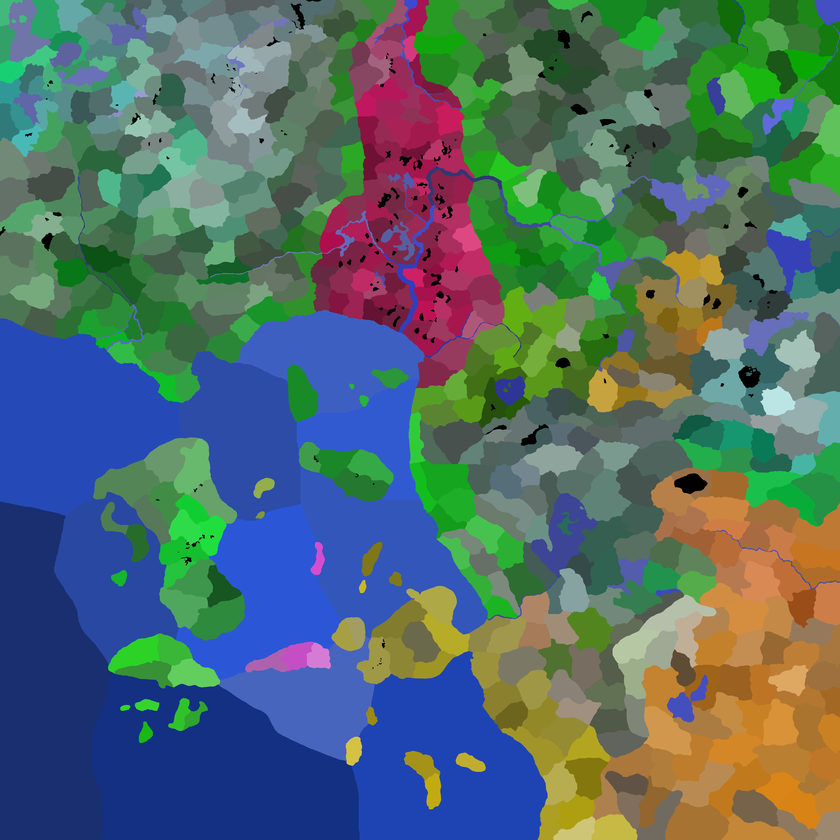
#> input picture backend/src/editor/provinces.png, 840 x 840 px, shrunk from 6400 x 6400 before the run, found by its file name
$ python fertility_mapmode.py
#> lines starting #> are read from the running program, lines starting #| are printed output that depends on the picture
### backend/src/scripts/loader/provinces.py
from ..util.dirs import defines_file, validate_map
import os

def _parse_provinces_file(map_name: str) -> list[tuple[int, tuple[int, int, int], str | None, int | None]]:
    validate_map(map_name)

    province_file_path = defines_file(map_name, "provinces.txt")
    if not os.path.exists(province_file_path):
        raise FileNotFoundError(
            f"provinces.txt not found for map '{map_name}'"
        )

    rows: list[tuple[int, tuple[int, int, int], str | None, int | None]] = []

    with open(province_file_path, "r", encoding="utf-8") as file:
#> (reads backend/src/editor/provinces.txt from the repository)
        for line_num, line in enumerate(file, start=1):
            line = line.strip()

            if not line or line.startswith("##"):
                continue

            try:
                province_id_str, rest = line.split("=", 1)
                province_id = int(province_id_str.strip())

                parts = rest.split(";")
                rgb_part = parts[0].strip()
                rgb = tuple(map(int, rgb_part.split(",")))

                if len(rgb) != 3:
                    raise ValueError("RGB must have exactly 3 values")

                terrain: str | None = None
                if len(parts) > 1 and parts[1].strip():
                    terrain = parts[1].strip()

                fertility: int | None = None
                if len(parts) > 2 and parts[2].strip():
                    fertility = int(parts[2].strip())

                rows.append((province_id, rgb, terrain, fertility))

            except Exception as e:
                raise ValueError(
                    f"Invalid line in {province_file_path} "
                    f"(line {line_num}): {line}"
                ) from e

    return rows


def load_provinces(map_name: str) -> dict[tuple[int, int, int], int]:
    """
    Loads province RGB -> province_id mappings for a given map.
    Backward-compatible with old and new provinces.txt formats.
    """
    provinces: dict[tuple[int, int, int], int] = {}
    for province_id, rgb, _terrain, _fertility in _parse_provinces_file(map_name):
        provinces[rgb] = province_id
    return provinces


# [22 lines left out: functions load_province_terrains, load_province_catalog, not called in this run]

### backend/src/scripts/loader/province_metadata.py
from ..util.dirs import defines_file, validate_map
import os


def load_province_metadata(map_name: str) -> dict[int, dict]:
    """
    Loads province metadata keyed by province_id.
    Supports formats like:
      1 = 255,0,0;plains;42
      2 = 0,255,0;mountain;fertility=15
    """
#> called with map_name = 'dev'
    validate_map(map_name)

    province_file_path = defines_file(map_name, "provinces.txt")
    metadata: dict[int, dict] = {}

    if not os.path.exists(province_file_path):
        raise FileNotFoundError(
            f"provinces.txt not found for map '{map_name}'"
        )

    with open(province_file_path, "r", encoding="utf-8") as file:
        for line_num, line in enumerate(file, start=1):
            line = line.strip()

            if not line or line.startswith("##"):
                continue

            try:
                pid_str, rest = line.split("=", 1)
                pid = int(pid_str.strip())

                parts = [p.strip() for p in rest.split(";")]

                # parts[0] is RGB, ignore
                meta: dict = {}

                # Remaining parts: terrain, fertility, or key=value
                for part in parts[1:]:
                    if not part:
                        continue

                    # Explicit key=value
                    if "=" in part:
                        k, v = part.split("=", 1)
                        meta[k] = int(v) if v.isdigit() else v
                        continue

                    # Bare numeric → fertility
                    if part.isdigit():
                        meta["fertility"] = int(part)
                        continue

                    # Otherwise assume terrain
                    meta["terrain"] = part

                metadata[pid] = meta

            except Exception as e:
                raise ValueError(
                    f"Invalid line in {province_file_path} "
                    f"(line {line_num}): {line}"
                ) from e

    return metadata

### backend/src/scripts/mapgen/fertilitygen.py
import os

from ..loader.provinces import load_provinces
from ..loader.province_metadata import load_province_metadata
from ..util.dirs import input_file, validate_map
from .map_paint_numpy import (
    load_provinces_array,
    paint_from_rgb_lut,
    rgba_array_to_image,
)


# -----------------------------
# Color interpolation helpers
# -----------------------------
def lerp(a: int, b: int, t: float) -> int:
    return int(a + (b - a) * t)


def lerp_color(c1, c2, t: float):
    return (
        lerp(c1[0], c2[0], t),
        lerp(c1[1], c2[1], t),
        lerp(c1[2], c2[2], t),
    )


def fertility_to_color(fertility: int):
    fertility = max(0, min(100, fertility))

    if fertility <= 10:
        return lerp_color((120, 0, 0), (200, 0, 0), fertility / 10)
    if fertility <= 20:
        return lerp_color((200, 0, 0), (230, 180, 0), (fertility - 10) / 10)
    if fertility <= 50:
        return lerp_color((230, 180, 0), (90, 120, 40), (fertility - 20) / 30)
    return lerp_color((90, 120, 40), (80, 255, 80), (fertility - 50) / 50)


SKIP_TERRAINS = {"water", "sea"}


# -----------------------------
# FAST generator
# -----------------------------
def create_fertility_map(map_name: str, filename: str = "fertility"):
    validate_map(map_name)

    province_rgb_to_id = load_provinces(map_name)
    province_meta = load_province_metadata(map_name)

    # -------------------------------------------------
    # Precompute province_rgb -> RGBA
    # -------------------------------------------------
    rgb_to_rgba = {}

    for rgb, pid in province_rgb_to_id.items():
        meta = province_meta.get(pid)
        if not meta:
            continue

        terrain = meta.get("terrain")
        if not terrain or terrain in SKIP_TERRAINS:
            continue

        fertility = meta.get("fertility")
        if fertility is None:
            continue

        color = fertility_to_color(int(fertility))
        rgb_to_rgba[rgb] = (*color, 255)

    # -------------------------------------------------
    # Paint
    # -------------------------------------------------
    provinces = load_provinces_array(input_file(map_name, "provinces.png"))
#> in load_provinces_array, returned value is the input picture: shape (840, 840, 4); mean R, G, B, A 82.4, 108, 105.7, 255
    painted = paint_from_rgb_lut(provinces, rgb_to_rgba, skip_black=False)
    painted_pixels = int((painted[:, :, 3] > 0).sum())

    # -------------------------------------------------
    # Save output (PNG compression kept)
    # -------------------------------------------------
    output_path = os.path.abspath(
        os.path.join(
            os.path.dirname(input_file(map_name, "dummy")),
            "..", "..", "output", map_name, "maps", f"{filename}.png"
        )
    )

    os.makedirs(os.path.dirname(output_path), exist_ok=True)
    rgba_array_to_image(painted).save(output_path, "PNG")

    print(
        f"🌱 Fertility map generated → {output_path} | "
        f"painted: {painted_pixels:,}"
    )

### backend/src/scripts/mapgen/map_paint_numpy.py
"""Vectorized province map painting via numpy LUT lookup."""

from __future__ import annotations

from typing import Mapping, Sequence

import numpy as np
from PIL import Image

ColorTuple = tuple[int, ...]


def pack_rgb(rgb: np.ndarray) -> np.ndarray:
    """Pack (H, W, 3) uint8 RGB into (H, W) int32 keys."""
    channels = rgb.astype(np.int32)
    return (channels[:, :, 0] << 16) | (channels[:, :, 1] << 8) | channels[:, :, 2]
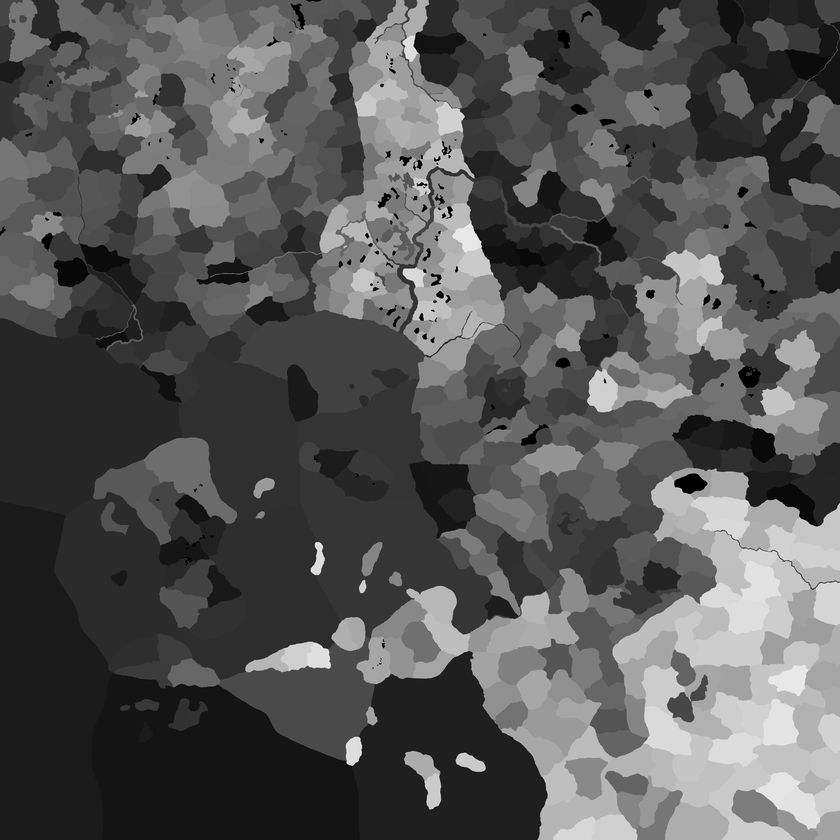
#> returned value: shape (840, 840) int32; min 0, max 16007310, mean 5426799.5; drawn with min black and max white


def unpack_rgb_key(key: int) -> tuple[int, int, int]:
    return (key >> 16) & 0xFF, (key >> 8) & 0xFF, key & 0xFF


def _pack_key(rgb: Sequence[int]) -> int:
    return (int(rgb[0]) << 16) | (int(rgb[1]) << 8) | int(rgb[2])


def _resolve_rgba(
    color: ColorTuple,
    *,
    skip_black: bool,
) -> tuple[int, int, int, int] | None:
    if len(color) == 4:
        rgba = (int(color[0]), int(color[1]), int(color[2]), int(color[3]))
        if skip_black and rgba[:3] == (0, 0, 0):
            return None
        return rgba

    rgb = (int(color[0]), int(color[1]), int(color[2]))
    if skip_black and rgb == (0, 0, 0):
        return None
    return (*rgb, 255)


def paint_from_rgb_lut(
    provinces_rgba: np.ndarray,
    rgb_to_color: Mapping[tuple[int, int, int], ColorTuple],
    *,
    skip_black: bool = True,
    color_overrides: Mapping[tuple[int, int, int], tuple[int, int, int]] | None = None,
) -> np.ndarray:
    """
    Paint provinces using a prebuilt RGB -> color LUT.

    Missing keys remain transparent. Values may be RGB (alpha 255) or RGBA.
    """
    height, width = provinces_rgba.shape[:2]
    packed = pack_rgb(provinces_rgba[:, :, :3])
    unique_keys, inverse = np.unique(packed, return_inverse=True)

    colors = np.zeros((unique_keys.shape[0], 4), dtype=np.uint8)
    for index, key in enumerate(unique_keys):
        rgb = unpack_rgb_key(int(key))
        mapped = rgb_to_color.get(rgb)
        if mapped is None:
            continue

        if color_overrides is not None:
            mapped_rgb = mapped[:3]
            mapped = color_overrides.get(mapped_rgb, mapped_rgb)

        rgba = _resolve_rgba(mapped, skip_black=skip_black)
        if rgba is not None:
            colors[index] = rgba
#> this loop made 72519 passes
#> key on passes 1 to 3: 0, 1, 256

    return colors[inverse].reshape(height, width, 4)
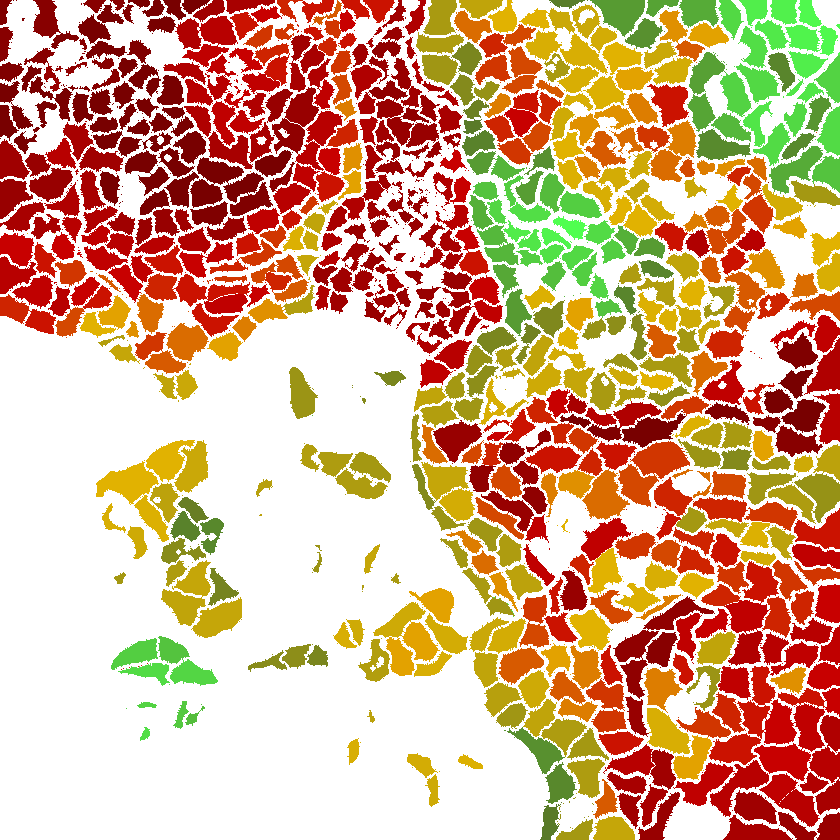
#> returned value: shape (840, 840, 4); mean of channels 0, 1, 2, 3 83.7, 39.7, 4.7, 122.8; transparent parts drawn white


# [44 lines left out: functions _build_mode_lut, paint_from_province_id_lut, not called in this run]


def load_provinces_array(path: str) -> np.ndarray:
    return np.array(Image.open(path).convert("RGBA"), dtype=np.uint8)


def rgba_array_to_image(arr: np.ndarray) -> Image.Image:
    return Image.fromarray(arr, mode="RGBA")

### backend/src/scripts/util/dirs.py
import os

# === Base ===
BASE_DIR = os.path.abspath(
    os.path.join(os.path.dirname(__file__), "..", "..")
)
# BASE_DIR -> backend/src

# === High-level dirs ===
INPUT_DIR = os.path.join(BASE_DIR, "input")
DEFINES_DIR = os.path.join(BASE_DIR, "defines")
OUTPUT_DIR = os.path.join(BASE_DIR, "output")

# === Input ===
def input_file(map_name: str, filename: str) -> str:
    return os.path.join(INPUT_DIR, map_name, filename)

# === Defines ===
def defines_file(map_name: str, filename: str) -> str:
    return os.path.join(DEFINES_DIR, map_name, filename)

# === Output ===
def map_image(map_name: str, map_type: str) -> str:
    return os.path.join(OUTPUT_DIR, map_name, "maps", f"{map_type}_map.png")

def region_image(map_name: str, map_type: str, filename: str) -> str:
    return os.path.join(OUTPUT_DIR, map_name, "regions", map_type, filename)

# [9 lines left out: function region_overlay_file, not called in this run]

def banner_image(map_name: str, mode: str, filename: str) -> str:
    return os.path.join(OUTPUT_DIR, map_name, "banners", mode, filename)

def parchment_image(map_name: str) -> str:
    return os.path.join(OUTPUT_DIR, map_name, "maps", "parchment_base.png")

def paper_texture_asset() -> str:
    return os.path.join(BASE_DIR, "assets", "map", "paper_texture.png")

def zoc_hatch_asset() -> str:
    return os.path.join(BASE_DIR, "assets", "map", "zoc_hatch.png")

def zoc_dir(map_name: str) -> str:
    return os.path.join(OUTPUT_DIR, map_name, "zoc")

def zoc_image(map_name: str, fort_id: str) -> str:
    return os.path.join(zoc_dir(map_name), f"{fort_id}.png")

def zoc_overlays_file(map_name: str) -> str:
    return defines_file(map_name, "zoc_overlays.json")

def validate_map(map_name: str):
    if not map_name.isalnum():
        raise ValueError("Invalid map name")

### backend/src/scripts/mapgen/mapmodes/fertility_mapmode.py
import argparse

from ...mapgen.fertilitygen import create_fertility_map
from ...util.dirs import validate_map


def main() -> None:
    parser = argparse.ArgumentParser(description="Generate fertility pick/overlay map PNG")
    parser.add_argument("--map", default="dev", help="Map id (e.g. main, dev)")
    args = parser.parse_args()

    validate_map(args.map)
    create_fertility_map(args.map, filename="fertility_map")
#> in create_fertility_map, `painted_pixels = int((painted[:, :, 3] > 0).sum())`: painted_pixels = 339728
#| 🌱 Fertility map generated → backend/src/output/dev/maps/fertility_map.png | painted: 339,728


if __name__ == "__main__":
    main()
